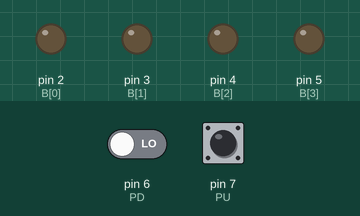
Recording of a sketch running on a simulated Arduino Uno, built with avr-gcc and run on an emulated ATmega328P. Shown: output pins drawn as LEDs (lit = HIGH). The inputs (shaded band) are chosen by the test bench; at power-on: pin 7 (PU) HIGH, pin 6 (PD) LOW.

Above: at 1.2 s.
1.3 s: pin 7 (PU) pulled LOW for 0.15 s
At 2.4 s:
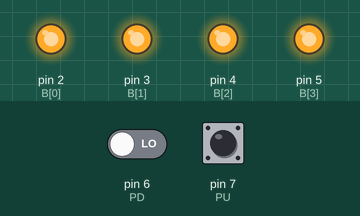
2.9 s: pin 6 (PD) driven HIGH
At 3.6 s:
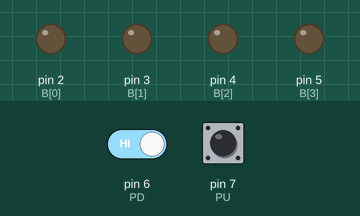
4.4 s: pin 7 (PU) pulled LOW for 1 s
At 5.2 s:
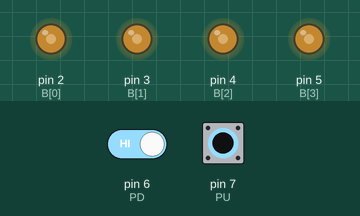
6.9 s: pin 7 (PU) pulled LOW for 3.2 s
At 10.5 s:
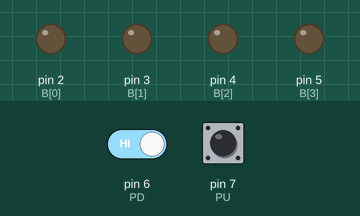
11.6 s: pin 6 (PD) driven LOW and pin 7 (PU) driven LOW
At 12.6 s:
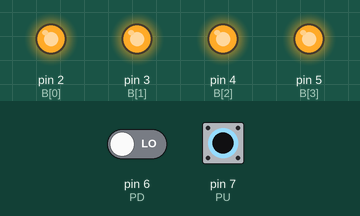
Timing chart, 0 to 14.1 s (numbered marks = the images above; inputs shaded):
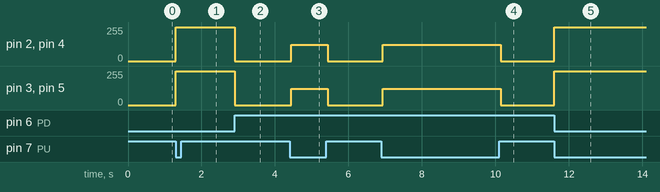

The sketch:

exercise1.ino
```cpp
/*
* Name & Email: Valerie Wong
* Discussion Section: 021
* Assignment: Lab 2 Exercise 1
* Exercise Description: Make all the LEDs turn on when you press
						            button Y and turn off when you press
                        button X.

* I acknowledge all content contained herein, excluding template
  or example code, is my own original work.

* Demo Link: https://youtu.be/3w7tDcUR8LA
*/

int B[4] = {2, 3, 4, 5};
int PD = 6;
int PU = 7;

int num = 750;
void setup() {

  // put your setup code here, to run once:
  pinMode(PD, INPUT);
  pinMode(PU, INPUT_PULLUP);

  for (int i = 0; i < 4; i++) {
    pinMode(B[i], OUTPUT);
  }
  Serial.begin(9600);
}

void turnON(int B[]) {
  for (int i = 0; i < 4; ++i) {
  	 digitalWrite(B[i], HIGH);
  }
}

void turnOFF(int B[]) {
  for (int i = 0; i < 4; ++i) {
  	 digitalWrite(B[i], LOW);
  }
}

void readButtons() {
  if (!digitalRead(PU)) {
  	turnON(B);
  }

  if (digitalRead(PD)) {
  	turnOFF(B);
  }
}

void loop() {
  // put your main code here, to run repeatedly:
  readButtons();
}
```

Measured:
- after the input at 1.3 s, pin 2 (B[0]), pin 3 (B[1]), pin 4 (B[2]), pin 5 (B[3]): 0/255 → 255/255 at once
- after the input at 2.9 s, pin 2 (B[0]), pin 3 (B[1]), pin 4 (B[2]), pin 5 (B[3]): 255/255 → 0/255 at once
- after the input at 4.4 s, pin 2 (B[0]), pin 4 (B[2]): 0/255 → 123/255 at once, → 0/255 1.0 s later; pin 3 (B[1]), pin 5 (B[3]): 0/255 → 122/255 at once, → 0/255 1.0 s later
- after the input at 6.9 s, pin 2 (B[0]), pin 4 (B[2]): 0/255 → 123/255 at once, → 0/255 3.2 s later; pin 3 (B[1]), pin 5 (B[3]): 0/255 → 122/255 at once, → 0/255 3.2 s later
- after the input at 11.6 s, pin 2 (B[0]), pin 3 (B[1]), pin 4 (B[2]), pin 5 (B[3]): 0/255 → 255/255 at once
